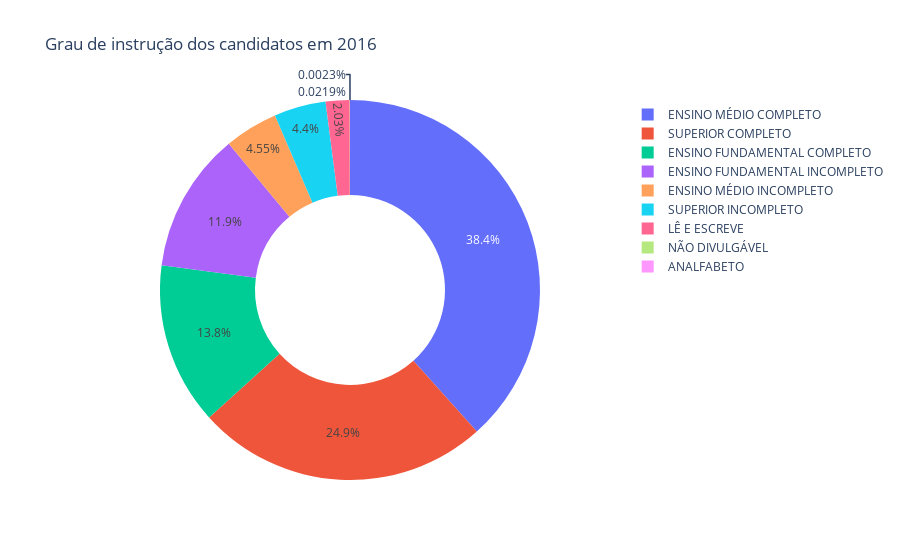

This figure's notebook cell:
### Markdown cell above
Pro ano de 2016, também não tivemos anomalias...

### Code cell
#Configuração dos dados para gráfico de setores
data = [go.Pie(labels=dados2016.ds_grau_instrucao.value_counts().index,
               values=dados2016.ds_grau_instrucao.value_counts().values,
               direction='clockwise',
               hole=0.5)]

#Configuração de layout
layout = go.Layout(title='Grau de instrução dos candidatos em 2016')

#Criação do objeto figure
fig = go.Figure(data=data, layout=layout)

#py.plot(fig, filename='grau_instrucao_2016.html')
py.iplot(fig, show_link=True)

### Figure 1 — Plotly figure (JSON) as saved in the notebook; plotly's stock layout.template omitted (floating-point values rounded to 4 significant figures)
{"data": [{"direction": "clockwise", "hole": 0.5, "labels": ["ENSINO MÉDIO COMPLETO", "SUPERIOR COMPLETO", "ENSINO FUNDAMENTAL COMPLETO", "ENSINO FUNDAMENTAL INCOMPLETO", "ENSINO MÉDIO INCOMPLETO", "SUPERIOR INCOMPLETO", "LÊ E ESCREVE", "NÃO DIVULGÁVEL", "ANALFABETO"], "type": "pie", "values": [33298, 21630, 11959, 10336, 3949, 3821, 1765, 19, 2]}], "layout": {"title": {"text": "Grau de instrução dos candidatos em 2016"}}}
